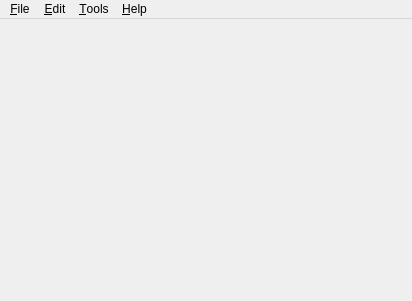
<?xml version="1.0" encoding="UTF-8"?>
<ui version="4.0">
 <class>MainWindow</class>
 <widget class="QMainWindow" name="MainWindow">
  <property name="geometry">
   <rect>
    <x>0</x>
    <y>0</y>
    <width>412</width>
    <height>301</height>
   </rect>
  </property>
  <property name="sizePolicy">
   <sizepolicy hsizetype="Expanding" vsizetype="Expanding">
    <horstretch>0</horstretch>
    <verstretch>0</verstretch>
   </sizepolicy>
  </property>
  <property name="minimumSize">
   <size>
    <width>400</width>
    <height>0</height>
   </size>
  </property>
  <property name="windowTitle">
   <string>Anki</string>
  </property>
  <property name="windowIcon">
   <iconset resource="icons.qrc">
    <normaloff>:/icons/anki.png</normaloff>:/icons/anki.png</iconset>
  </property>
  <widget class="QWidget" name="centralwidget">
   <property name="sizePolicy">
    <sizepolicy hsizetype="Expanding" vsizetype="Expanding">
     <horstretch>1</horstretch>
     <verstretch>1</verstretch>
    </sizepolicy>
   </property>
   <property name="autoFillBackground">
    <bool>true</bool>
   </property>
  </widget>
  <widget class="QMenuBar" name="menubar">
   <property name="geometry">
    <rect>
     <x>0</x>
     <y>0</y>
     <width>412</width>
     <height>22</height>
    </rect>
   </property>
   <widget class="QMenu" name="menuHelp">
    <property name="title">
     <string>&amp;Help</string>
    </property>
    <addaction name="actionDocumentation"/>
    <addaction name="separator"/>
    <addaction name="actionDonate"/>
    <addaction name="actionAbout"/>
   </widget>
   <widget class="QMenu" name="menuEdit">
    <property name="title">
     <string>&amp;Edit</string>
    </property>
    <addaction name="actionUndo"/>
   </widget>
   <widget class="QMenu" name="menuCol">
    <property name="title">
     <string>&amp;File</string>
    </property>
    <addaction name="actionSwitchProfile"/>
    <addaction name="separator"/>
    <addaction name="actionImport"/>
    <addaction name="actionExport"/>
    <addaction name="separator"/>
    <addaction name="actionExit"/>
   </widget>
   <widget class="QMenu" name="menuTools">
    <property name="title">
     <string>&amp;Tools</string>
    </property>
    <addaction name="actionStudyDeck"/>
    <addaction name="actionCreateFiltered"/>
    <addaction name="separator"/>
    <addaction name="actionFullDatabaseCheck"/>
    <addaction name="actionCheckMediaDatabase"/>
    <addaction name="actionEmptyCards"/>
    <addaction name="separator"/>
    <addaction name="actionAdd_ons"/>
    <addaction name="separator"/>
    <addaction name="actionNoteTypes"/>
    <addaction name="actionPreferences"/>
   </widget>
   <addaction name="menuCol"/>
   <addaction name="menuEdit"/>
   <addaction name="menuTools"/>
   <addaction name="menuHelp"/>
  </widget>
  <action name="actionExit">
   <property name="text">
    <string>E&amp;xit</string>
   </property>
   <property name="shortcut">
    <string notr="true">Ctrl+Q</string>
   </property>
  </action>
  <action name="actionPreferences">
   <property name="text">
    <string>&amp;Preferences...</string>
   </property>
   <property name="statusTip">
    <string>Configure interface language and options</string>
   </property>
   <property name="shortcut">
    <string notr="true">Ctrl+P</string>
   </property>
   <property name="menuRole">
    <enum>QAction::PreferencesRole</enum>
   </property>
  </action>
  <action name="actionAbout">
   <property name="text">
    <string>&amp;About...</string>
   </property>
   <property name="menuRole">
    <enum>QAction::AboutRole</enum>
   </property>
  </action>
  <action name="actionUndo">
   <property name="enabled">
    <bool>false</bool>
   </property>
   <property name="text">
    <string>&amp;Undo</string>
   </property>
   <property name="shortcut">
    <string notr="true">Ctrl+Z</string>
   </property>
  </action>
  <action name="actionCheckMediaDatabase">
   <property name="text">
    <string>Check &amp;Media...</string>
   </property>
   <property name="statusTip">
    <string>Check the files in the media directory</string>
   </property>
  </action>
  <action name="actionOpenPluginFolder">
   <property name="text">
    <string>&amp;Open Add-ons Folder...</string>
   </property>
  </action>
  <action name="actionDonate">
   <property name="text">
    <string>&amp;Support Anki...</string>
   </property>
  </action>
  <action name="actionDownloadSharedPlugin">
   <property name="text">
    <string>&amp;Browse and Install...</string>
   </property>
   <property name="statusTip">
    <string/>
   </property>
  </action>
  <action name="actionFullDatabaseCheck">
   <property name="text">
    <string>&amp;Check Database</string>
   </property>
  </action>
  <action name="actionDocumentation">
   <property name="text">
    <string>&amp;Guide...</string>
   </property>
   <property name="shortcut">
    <string notr="true">F1</string>
   </property>
  </action>
  <action name="actionSwitchProfile">
   <property name="text">
    <string>&amp;Switch Profile</string>
   </property>
   <property name="shortcut">
    <string notr="true">Ctrl+Shift+P</string>
   </property>
  </action>
  <action name="actionExport">
   <property name="text">
    <string>&amp;Export...</string>
   </property>
   <property name="shortcut">
    <string notr="true">Ctrl+E</string>
   </property>
  </action>
  <action name="actionImport">
   <property name="text">
    <string>&amp;Import...</string>
   </property>
   <property name="shortcut">
    <string notr="true">Ctrl+Shift+I</string>
   </property>
  </action>
  <action name="actionStudyDeck">
   <property name="text">
    <string>Study Deck...</string>
   </property>
   <property name="shortcut">
    <string notr="true">/</string>
   </property>
  </action>
  <action name="actionEmptyCards">
   <property name="text">
    <string>Empty Cards...</string>
   </property>
  </action>
  <action name="actionCreateFiltered">
   <property name="text">
    <string>Create Filtered Deck...</string>
   </property>
   <property name="shortcut">
    <string notr="true">F</string>
   </property>
  </action>
  <action name="actionNoteTypes">
   <property name="text">
    <string>Manage Note Types</string>
   </property>
   <property name="shortcut">
    <string notr="true">Ctrl+Shift+N</string>
   </property>
  </action>
  <action name="actionAdd_ons">
   <property name="text">
    <string>Add-ons</string>
   </property>
   <property name="shortcut">
    <string notr="true">Ctrl+Shift+A</string>
   </property>
  </action>
 </widget>
 <resources>
  <include location="icons.qrc"/>
 </resources>
 <connections/>
</ui>
